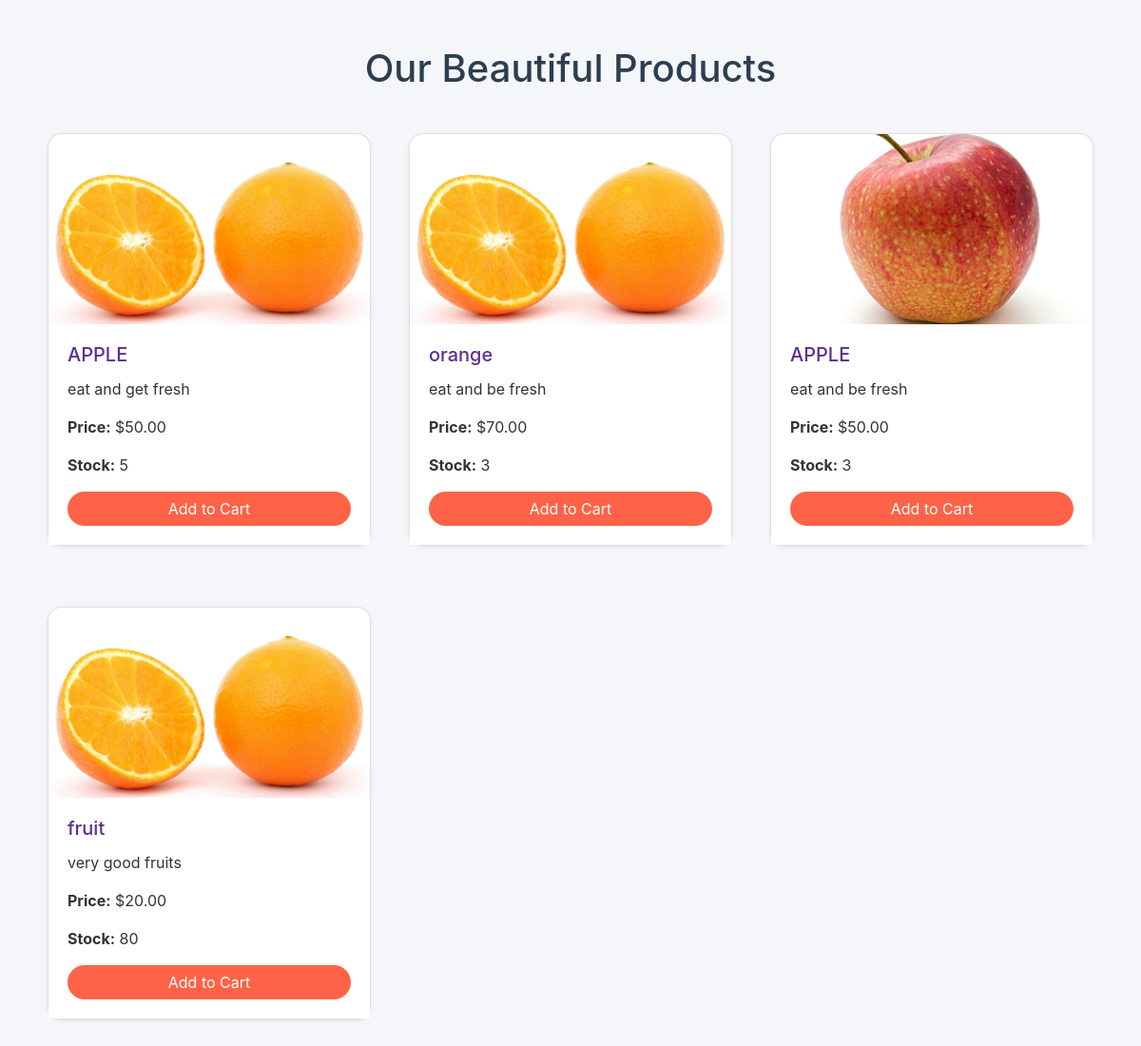
The page / on the database its author committed.
### store/models.py (models this page shows, shortened)
class Product(models.Model):
    name = models.CharField(max_length=255)
    description = models.TextField()
    price = models.DecimalField(max_digits=10, decimal_places=2)
    stock = models.IntegerField()
    image = models.ImageField(upload_to='products/', null=True, blank=True)

### store/views.py (the view)
# urls.py: 2. Add a URL to urlpatterns:  path('', views.home, name='home')
def home(request):
    products = Product.objects.all()
    return render(request, 'store/home.html', {'products': products})

### store/templates/store/home.html (shortened to what this page needs)
<!DOCTYPE html>
<html lang="en">
<head>
    <link href="https://stackpath.bootstrapcdn.com/bootstrap/4.5.2/css/bootstrap.min.css" rel="stylesheet">
</head>
<body>
    <div class="container mt-5">
        <h1 class="text-center mb-4" style="color: #2c3e50;">Our Beautiful Products</h1>
        <div class="row">
            {% for product in products %}
                <div class="col-md-4 mb-4 product-card">
                    <div class="card shadow-sm">
                        <img src="{{ product.image.url }}" alt="{{ product.name }}" class="card-img-top">
                        <div class="card-body">
                            <h5 class="card-title">{{ product.name }}</h5>
                            <p class="card-text">{{ product.description }}</p>
                            <p class="card-text"><strong>Price:</strong> ${{ product.price }}</p>
                            <p class="card-text"><strong>Stock:</strong> {{ product.stock }}</p>
                            <a href="{% url 'add_to_cart' product.id %}" class="btn btn-primary btn-block">Add to Cart</a>
                        </div>
                    </div>
                </div>
            {% endfor %}
        </div>
    </div>
</body>
</html>

### store/templates/store/home.html (style rules this page uses)
body { background-color: #f4f6f9; }
.card { border-radius: 15px; transition: transform 0.3s ease; }
.card-title { color: #5d2f8e; }
.card-body { background-color: #fff; }
.card-text { color: #333; }
.btn-primary { background-color: #ff6347; border: none; border-radius: 30px; transition: background-color 0.3s; }
.container { margin-top: 50px; }
.product-card { padding: 20px; }
.card-img-top { height: 200px; object-fit: cover; border-radius: 15px 15px 0 0; }

### rows shown on the page
Product: image (picture), name "APPLE", description "eat and get fresh", price "50.00", stock "5"
Product: image (picture), name "orange", description "eat and be fresh", price "70.00", stock "3"
Product: image (picture), name "APPLE", description "eat and be fresh", price "50.00", stock "3"
Product: image (picture), name "fruit", description "very good fruits", price "20.00", stock "80"
